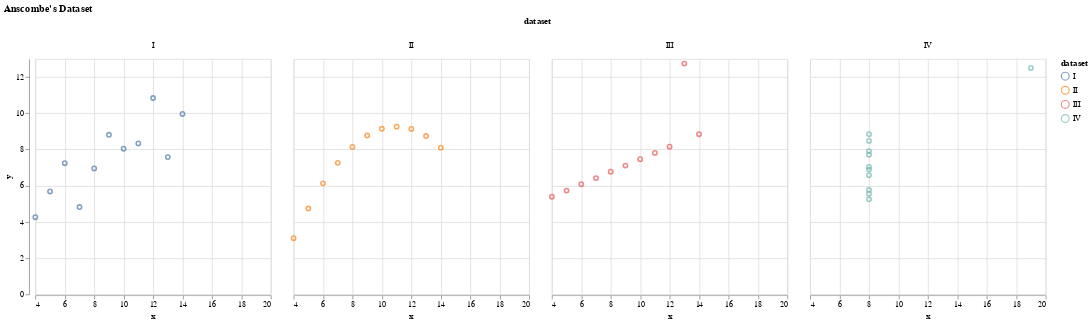

This figure's notebook cell:
### Code cell
from Main import *
main()

### Figure 1 — Vega-Lite specification as saved in the notebook (floating-point values rounded to 4 significant figures)
{"config": {"view": {"continuousWidth": 300, "continuousHeight": 300}}, "data": {"name": "data-19b1de419c371de65acfdafd0694d035"}, "mark": {"type": "point"}, "encoding": {"color": {"field": "dataset", "type": "nominal"}, "column": {"field": "dataset", "type": "nominal"}, "x": {"field": "x", "scale": {"zero": false}, "type": "quantitative"}, "y": {"field": "y", "type": "quantitative"}}, "title": "Anscombe's Dataset", "$schema": "https://vega.github.io/schema/vega-lite/v5.17.0.json", "datasets": {"data-19b1de419c371de65acfdafd0694d035": [{"dataset": "I", "x": 10.0, "y": 8.04}, {"dataset": "I", "x": 8.0, "y": 6.95}, {"dataset": "I", "x": 13.0, "y": 7.58}, {"dataset": "I", "x": 9.0, "y": 8.81}, {"dataset": "I", "x": 11.0, "y": 8.33}, {"dataset": "I", "x": 14.0, "y": 9.96}, {"dataset": "I", "x": 6.0, "y": 7.24}, {"dataset": "I", "x": 4.0, "y": 4.26}, {"dataset": "I", "x": 12.0, "y": 10.84}, {"dataset": "I", "x": 7.0, "y": 4.82}, {"dataset": "I", "x": 5.0, "y": 5.68}, {"dataset": "II", "x": 10.0, "y": 9.14}, {"dataset": "II", "x": 8.0, "y": 8.14}, {"dataset": "II", "x": 13.0, "y": 8.74}, {"dataset": "II", "x": 9.0, "y": 8.77}, {"dataset": "II", "x": 11.0, "y": 9.26}, {"dataset": "II", "x": 14.0, "y": 8.1}, {"dataset": "II", "x": 6.0, "y": 6.13}, {"dataset": "II", "x": 4.0, "y": 3.1}, {"dataset": "II", "x": 12.0, "y": 9.13}, {"dataset": "II", "x": 7.0, "y": 7.26}, {"dataset": "II", "x": 5.0, "y": 4.74}, {"dataset": "III", "x": 10.0, "y": 7.46}, {"dataset": "III", "x": 8.0, "y": 6.77}, {"dataset": "III", "x": 13.0, "y": 12.74}, {"dataset": "III", "x": 9.0, "y": 7.11}, {"dataset": "III", "x": 11.0, "y": 7.81}, {"dataset": "III", "x": 14.0, "y": 8.84}, {"dataset": "III", "x": 6.0, "y": 6.08}, {"dataset": "III", "x": 4.0, "y": 5.39}, {"dataset": "III", "x": 12.0, "y": 8.15}, {"dataset": "III", "x": 7.0, "y": 6.42}, {"dataset": "III", "x": 5.0, "y": 5.73}, {"dataset": "IV", "x": 8.0, "y": 6.58}, {"dataset": "IV", "x": 8.0, "y": 5.76}, {"dataset": "IV", "x": 8.0, "y": 7.71}, {"dataset": "IV", "x": 8.0, "y": 8.84}, {"dataset": "IV", "x": 8.0, "y": 8.47}, {"dataset": "IV", "x": 8.0, "y": 7.04}, {"dataset": "IV", "x": 8.0, "y": 5.25}, {"dataset": "IV", "x": 19.0, "y": 12.5}, {"dataset": "IV", "x": 8.0, "y": 5.56}, {"dataset": "IV", "x": 8.0, "y": 7.91}, {"dataset": "IV", "x": 8.0, "y": 6.89}]}}
